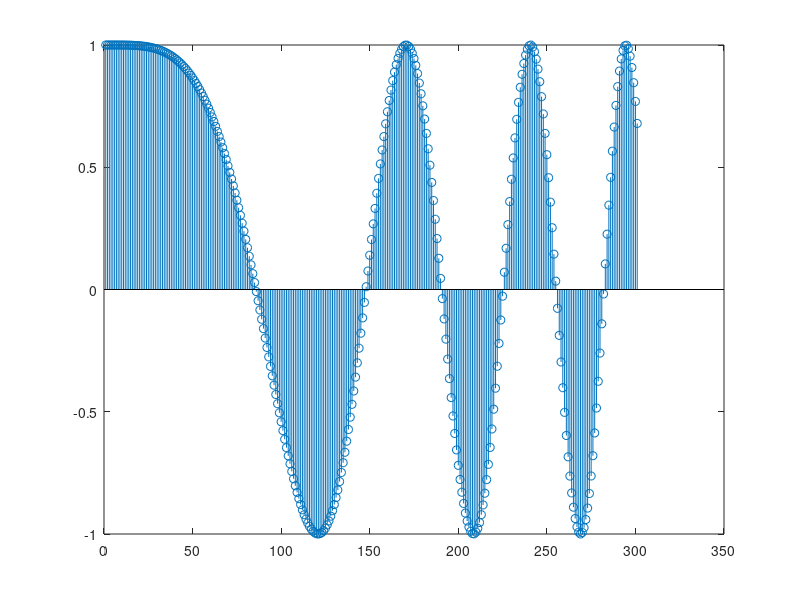

MATLAB code to generate this figure:
n = linspace(0, 1, 300);
f0 = 0;
f1 = pi;
y = chirp(n, f0, n(end), f1);
stem(y)
title('Swept-fequency Cosine Signal')
ylabel('Amplitude')

%%
n = 0:1:300;
n_sample = 301;
f_initial = 0;

% to convert w to Hz: 
% w [radians/sample] * n [sample/second] * (1/2pi) [cycles/radian] = wn/2pi
% [cycles/second] 
%f_final = pi*n_sample/(2*pi);
f_final = pi;

slope = (f_final - f_initial)/n(end);
y = cos(2*pi*slope.*n);
stem(y)


%%
Fs=301; % sample rate 
tf=2; % 2 seconds
t=0:1/Fs:tf-1/Fs;
f1=0;
f2=pi; % start @ 100 Hz, go up to 400Hz
semi_t=0:1/Fs:(tf/2-1/Fs);
sl=2*(f2-f1/2);
f1=f1*semi_t+(sl.*semi_t/2);
f2=f1(end)+f2*semi_t-sl.*semi_t/2;
f=[f1 f2];
y=1.33*cos(2*pi*f.*t);
plot(t,y)

%%
swept_startfreq = 0;
swept_endfreq = pi;
fs = 301;
swept_dursec = 2;  % duration of signal in seconds  
swept_t = (0:swept_dursec*fs)/fs;  % Time vector

swept_sig_out = cos(2*pi*swept_t);
stem(swept_sig_out)

%%
start_freq=0;
end_freq=pi;
fs_rate=301;
len_of_sig=3; %len in seconds
t=linspace(0,2*pi*len_of_sig,fs_rate*len_of_sig);
f0= start_freq; %inital frequency
f1= (end_freq/2)+(start_freq/2);%ending frequency formula
f=f0:(f1-f0)/length(t):f1-(f1-f0)/length(t); 

data=cos(f.*t);
stem(data)

%%
f_initial = 0;
f_final = pi;

sampling = 301;
time = 1;

t = linspace(0,2*pi*time,sampling*time);

f0 = f_initial;
f1 = (f_initial+f_final)/2;
f = f0:(f1-f0)/length(t):f1-(f1-f0)/length(t);

y = cos(f.*t);
stem(y)

%%
n = 0:300;
t = linspace(0, 2*pi, length(n));

wi = 0;
wf = pi;

slope = (wf-wi)/length(n);

w = wi + slope.*n; 

y = cos(w.*t);
stem(y)




